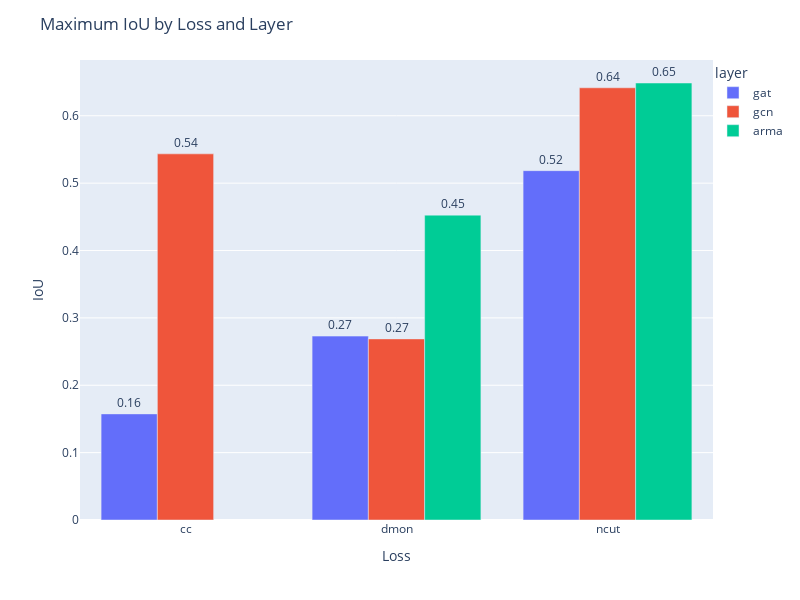

Notebook cell for this chart:
### Markdown cell above
- Comparing models according to IoU

### Code cell
data_max_by_epoch = data.groupby(['loss','layer']).max().reset_index()

# Create the bar plot
fig = px.bar(
    data_max_by_epoch,
    x='loss',
    y='iou',
    color='layer',  # Corresponds to 'hue' in Seaborn
    barmode='group' # Grouped bars for each layer
)

# Update layout for figure size, legend, and titles
fig.update_layout(
    width=800,  # Set figure width
    height=600, # Set figure height
    legend=dict(
        x=1,        # Adjust x position of the legend
        y=1,        # Adjust y position of the legend
        xanchor='left',
        yanchor='top'
    ),
    title="Maximum IoU by Loss and Layer",
    xaxis_title="Loss",
    yaxis_title="IoU"
)

# Add bar labels
fig.update_traces(
    texttemplate='%{y:.2f}',  # Format labels with two decimal points
    textposition='outside'    # Position labels outside the bars
)

### Figure 1 — Plotly figure (JSON) as saved in the notebook; plotly's stock layout.template omitted (floating-point values rounded to 4 significant figures)
{"data": [{"alignmentgroup": "True", "hovertemplate": "layer=gat<br>loss=%{x}<br>iou=%{y}<extra></extra>", "legendgroup": "gat", "marker": {"color": "#636efa", "pattern": {"shape": ""}}, "name": "gat", "offsetgroup": "gat", "orientation": "v", "showlegend": true, "textposition": "outside", "texttemplate": "%{y:.2f}", "type": "bar", "x": ["cc", "dmon", "ncut"], "xaxis": "x", "y": [0.1575, 0.273, 0.5185], "yaxis": "y"}, {"alignmentgroup": "True", "hovertemplate": "layer=gcn<br>loss=%{x}<br>iou=%{y}<extra></extra>", "legendgroup": "gcn", "marker": {"color": "#EF553B", "pattern": {"shape": ""}}, "name": "gcn", "offsetgroup": "gcn", "orientation": "v", "showlegend": true, "textposition": "outside", "texttemplate": "%{y:.2f}", "type": "bar", "x": ["cc", "dmon", "ncut"], "xaxis": "x", "y": [0.5435, 0.2688, 0.6415], "yaxis": "y"}, {"alignmentgroup": "True", "hovertemplate": "layer=arma<br>loss=%{x}<br>iou=%{y}<extra></extra>", "legendgroup": "arma", "marker": {"color": "#00cc96", "pattern": {"shape": ""}}, "name": "arma", "offsetgroup": "arma", "orientation": "v", "showlegend": true, "textposition": "outside", "texttemplate": "%{y:.2f}", "type": "bar", "x": ["dmon", "ncut"], "xaxis": "x", "y": [0.4525, 0.6487], "yaxis": "y"}], "layout": {"barmode": "group", "height": 600, "legend": {"title": {"text": "layer"}, "tracegroupgap": 0, "x": 1, "xanchor": "left", "y": 1, "yanchor": "top"}, "margin": {"t": 60}, "title": {"text": "Maximum IoU by Loss and Layer"}, "width": 800, "xaxis": {"anchor": "y", "domain": [0, 1], "title": {"text": "Loss"}}, "yaxis": {"anchor": "x", "domain": [0, 1], "title": {"text": "IoU"}}}}
